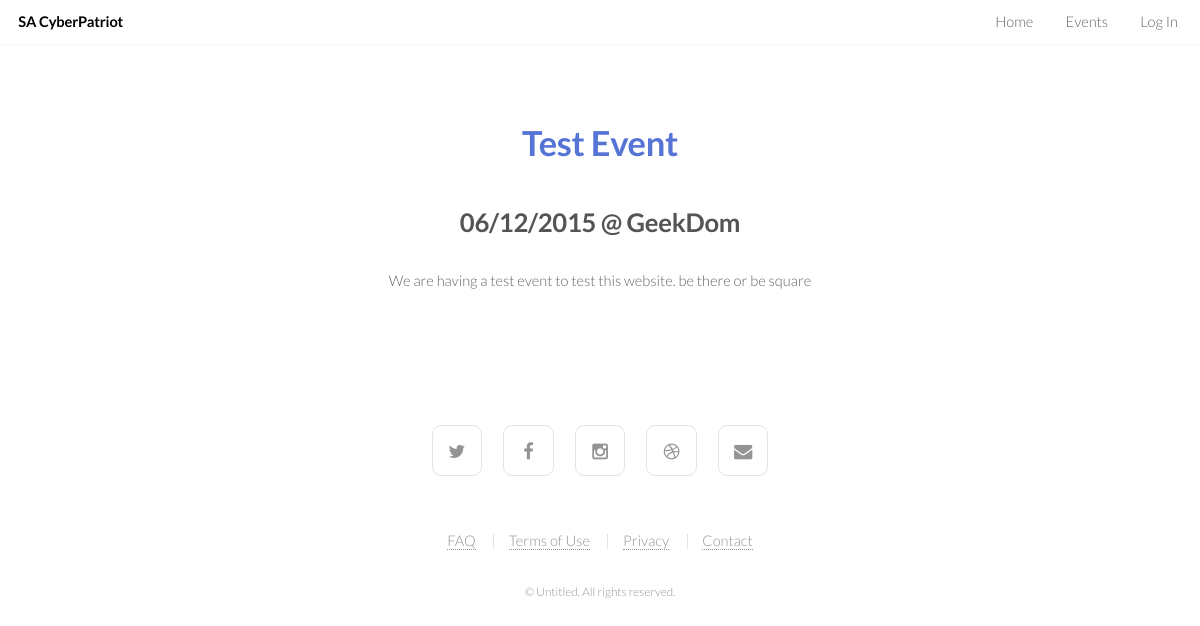
Screenshot of /event.php?id=5 with the database file from the repository.
### tables this page shows
CREATE TABLE `events` (
  `event_id` int(255) NOT NULL AUTO_INCREMENT,
  `name` varchar(255) NOT NULL,
  `description` text,
  `location` varchar(255) DEFAULT NULL,
  `date` varchar(255) NOT NULL,
  PRIMARY KEY (`event_id`)
);

### event.php (the view, shortened to what this page needs)
<?php
include_once('includes/database.php');
$event_id = $_GET['id'];
if($stmt = $mysqli -> prepare("SELECT name, description, location, date FROM events WHERE event_id = ?")) {
      $stmt -> bind_param("s", $event_id);
      $stmt -> execute();
      $stmt->bind_result($name, $description, $location, $date);
}
?>
<!DOCTYPE HTML>
<html>
	<head>
	</head>
	<body>
			<header id="header" class="skel-layers-fixed">
        <h1><a href="index.php"  id="eventsa">SA CyberPatriot</a></h1>
				<nav id="nav">
					<ul>
						<li><a href="index.php">Home</a></li>
						<li><a href="events.php">Events</a></li>
						<li><a href="login/index.php">Log In</a></li>
					</ul>
				</nav>
			</header>
      <section id="three" class="wrapper style1">
				<div class="container">
					<header class="major">
						<h2><?php echo $name; ?></h2>
					</header>
					<div align='center'>
            <h2> <?php echo "$date @ $location"; ?></h2>
            <p><?php echo $description; ?></p>
					</div>
				</div>
			</section>
			<footer id="footer">
				<ul class="icons">
					<li><a href="#" class="icon fa-twitter"><span class="label">Twitter</span></a></li>
					<li><a href="#" class="icon fa-facebook"><span class="label">Facebook</span></a></li>
					<li><a href="#" class="icon fa-instagram"><span class="label">Instagram</span></a></li>
					<li><a href="#" class="icon fa-dribbble"><span class="label">Dribbble</span></a></li>
					<li><a href="#" class="icon fa-envelope"><span class="label">Envelope</span></a></li>
				</ul>
				<ul class="menu">
					<li><a href="#">FAQ</a></li>
					<li><a href="#">Terms of Use</a></li>
					<li><a href="#">Privacy</a></li>
					<li><a href="#">Contact</a></li>
				</ul>
				<span class="copyright">
					&copy; Untitled. All rights reserved.
				</span>
			</footer>
	</body>
</html>

### css/style.css (style rules this page uses)
body { background: #fff; }
body, input, select, textarea { color: #646464; font-family: "Lato", Helvetica, sans-serif; font-size: 15pt; font-weight: 300; line-height: 1.75em; }
a { -moz-transition: color 0.2s ease-in-out, border-color 0.2s ease-in-out; -webkit-transition: color 0.2s ease-in-out, border-color 0.2s ease-in-out; -o-transition: color 0.2s ease-in-out, border-color 0.2s ease-in-out; -ms-transition: color 0.2s ease-in-out, border-color 0.2s ease-in-out; transition: color 0.2s ease-in-out, border-color 0.2s ease-in-out; color: #5674D6; text-decoration: none; border-bottom: dotted 1px; }
p { margin: 0 0 2em 0; }
#eventsa { color: black; }
h1, h2, h3, h4, h5, h6 { color: #545454; font-weight: 700; line-height: 1em; margin: 0 0 1em 0; letter-spacing: -0.01em; text-align: center; }
h1 a, h2 a, h3 a, h4 a, h5 a, h6 a { color: inherit; text-decoration: none; text-align: center; }
h1 { padding:10px 5px 0px 5px; text-align: center; }
h2 { font-size: 1.75em; line-height: 1.5em; }
header.major { text-align: center; }
header.major h2 { font-size: 2.35em; }
.icon { text-decoration: none; border-bottom: none; position: relative; }
.icon:before { -moz-osx-font-smoothing: grayscale; -webkit-font-smoothing: antialiased; font-family: FontAwesome; font-style: normal; font-weight: normal; text-transform: none !important; }
ul { list-style: disc; margin: 0 0 2em 0; padding-left: 1em; }
ul li { padding-left: 0.5em; }
ul.icons { cursor: default; list-style: none; padding-left: 0; }
ul.icons li { display: inline-block; padding: 0 1.25em 0 0; }
ul.icons li:last-child { padding-right: 0 !important; }
ul.icons li .icon { border-radius: 0.5em; border: solid 1px rgba(144, 144, 144, 0.25); color: #949494 !important; display: inline-block; font-size: 1.25em; height: 2.75em; line-height: 2.75em; text-align: center; width: 2.75em; }
ul.icons li a.icon { -moz-transition: background-color 0.2s ease-in-out, color 0.2s ease-in-out; -webkit-transition: background-color 0.2s ease-in-out, color 0.2s ease-in-out; -o-transition: background-color 0.2s ease-in-out, color 0.2s ease-in-out; -ms-transition: background-color 0.2s ease-in-out, color 0.2s ease-in-out; transition: background-color 0.2s ease-in-out, color 0.2s ease-in-out; }
ul.menu { line-height: 1em; list-style: none; padding: 0; }
ul.menu li { border-left: solid 1px rgba(144, 144, 144, 0.25); display: inline-block; margin-left: 1em; padding-left: 1em; }
ul.menu li:first-child { border-left: 0; margin-left: 0; padding-left: 0; }
#three { background-color: white; }
#three div header h2 { color: #5674D6; }
.wrapper { padding: 5em 0 3em 0; }
#header { background-color: #fff; box-shadow: 0 1px 2px 0 rgba(0, 0, 0, 0.05); color: inherit; cursor: default; height: 3em; left: 0; line-height: 3em; position: fixed; top: 0; width: 100%; z-index: 10000; }
#header h1 { color: inherit; font-size: 1em; height: inherit; left: 1.25em; line-height: inherit; margin: 0; padding: 0; position: absolute; top: 0; }
#header h1 a { border: 0; }
#header nav { height: inherit; line-height: inherit; position: absolute; right: 1.5em; top: 0; vertical-align: middle; }
#header nav > ul { list-style: none; margin: 0; padding-left: 0; }
#header nav > ul > li { border-radius: 0.5em; display: inline-block; margin-left: 2em; padding-left: 0; }
#header nav > ul > li a { border: 0; color: inherit; display: inline-block; text-decoration: none; }
#header nav > ul > li:first-child { margin-left: 0; }
#footer { color: #949494; padding: 4em 0; text-align: center; }
#footer .icons { margin: 0 0 4em 0; }
#footer .menu a { color: inherit; }
#footer .copyright { font-size: 0.8em; }

### css/style-xlarge.css (style rules this page uses)
body, input, select, textarea { font-size: 12pt; }

### css/style-large.css (style rules this page uses)
body, input, select, textarea { font-size: 11pt; }

### rows the page displays
events: name "Test Event", date "06/12/2015", location "GeekDom", description "We are having a test event to test this website. be there or be square"
